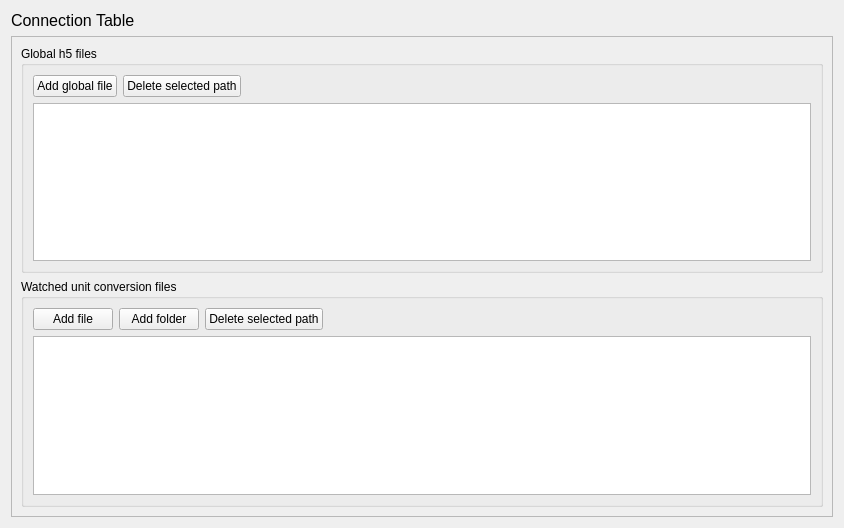
<?xml version="1.0" encoding="UTF-8"?>
<ui version="4.0">
 <class>Form</class>
 <widget class="QWidget" name="Form">
  <property name="geometry">
   <rect>
    <x>0</x>
    <y>0</y>
    <width>844</width>
    <height>528</height>
   </rect>
  </property>
  <property name="windowTitle">
   <string>Form</string>
  </property>
  <layout class="QVBoxLayout" name="verticalLayout">
   <item>
    <widget class="QLabel" name="label_2">
     <property name="font">
      <font>
       <pointsize>12</pointsize>
      </font>
     </property>
     <property name="text">
      <string>Connection Table</string>
     </property>
    </widget>
   </item>
   <item>
    <widget class="QScrollArea" name="scrollArea">
     <property name="widgetResizable">
      <bool>true</bool>
     </property>
     <widget class="QWidget" name="scrollAreaWidgetContents">
      <property name="geometry">
       <rect>
        <x>0</x>
        <y>0</y>
        <width>820</width>
        <height>473</height>
       </rect>
      </property>
      <layout class="QVBoxLayout" name="verticalLayout_3">
       <item>
        <widget class="QGroupBox" name="groupBox">
         <property name="toolTip">
          <string>Add the h5 files containing globals needed to successfully compile the connection table</string>
         </property>
         <property name="title">
          <string>Global h5 files</string>
         </property>
         <layout class="QVBoxLayout" name="verticalLayout_4">
          <item>
           <layout class="QHBoxLayout" name="horizontalLayout">
            <item>
             <widget class="QPushButton" name="add_h5_file">
              <property name="text">
               <string>Add global file</string>
              </property>
             </widget>
            </item>
            <item>
             <widget class="QPushButton" name="delete_h5_file">
              <property name="text">
               <string>Delete selected path</string>
              </property>
             </widget>
            </item>
            <item>
             <spacer name="horizontalSpacer">
              <property name="orientation">
               <enum>Qt::Horizontal</enum>
              </property>
              <property name="sizeHint" stdset="0">
               <size>
                <width>40</width>
                <height>20</height>
               </size>
              </property>
             </spacer>
            </item>
           </layout>
          </item>
          <item>
           <widget class="QTreeView" name="h5_treeview">
            <property name="editTriggers">
             <set>QAbstractItemView::NoEditTriggers</set>
            </property>
            <property name="selectionMode">
             <enum>QAbstractItemView::ExtendedSelection</enum>
            </property>
            <property name="sortingEnabled">
             <bool>true</bool>
            </property>
           </widget>
          </item>
         </layout>
        </widget>
       </item>
       <item>
        <widget class="QGroupBox" name="groupBox_2">
         <property name="toolTip">
          <string>Add the files and folders here that are used as unit conversion classes in the connection table (usually files within pythonlib/unitconversions)</string>
         </property>
         <property name="whatsThis">
          <string/>
         </property>
         <property name="title">
          <string>Watched unit conversion files</string>
         </property>
         <layout class="QVBoxLayout" name="verticalLayout_2">
          <item>
           <layout class="QHBoxLayout" name="horizontalLayout_2">
            <item>
             <widget class="QPushButton" name="add_unitconversion_file">
              <property name="text">
               <string>Add file</string>
              </property>
             </widget>
            </item>
            <item>
             <widget class="QPushButton" name="add_unitconversion_folder">
              <property name="text">
               <string>Add folder</string>
              </property>
             </widget>
            </item>
            <item>
             <widget class="QPushButton" name="delete_unitconversion">
              <property name="text">
               <string>Delete selected path</string>
              </property>
             </widget>
            </item>
            <item>
             <spacer name="horizontalSpacer_2">
              <property name="orientation">
               <enum>Qt::Horizontal</enum>
              </property>
              <property name="sizeHint" stdset="0">
               <size>
                <width>40</width>
                <height>20</height>
               </size>
              </property>
             </spacer>
            </item>
           </layout>
          </item>
          <item>
           <widget class="QTreeView" name="unit_conversion_treeview">
            <property name="editTriggers">
             <set>QAbstractItemView::NoEditTriggers</set>
            </property>
            <property name="selectionMode">
             <enum>QAbstractItemView::ExtendedSelection</enum>
            </property>
            <property name="sortingEnabled">
             <bool>true</bool>
            </property>
           </widget>
          </item>
         </layout>
        </widget>
       </item>
      </layout>
     </widget>
    </widget>
   </item>
  </layout>
 </widget>
 <resources/>
 <connections/>
</ui>
